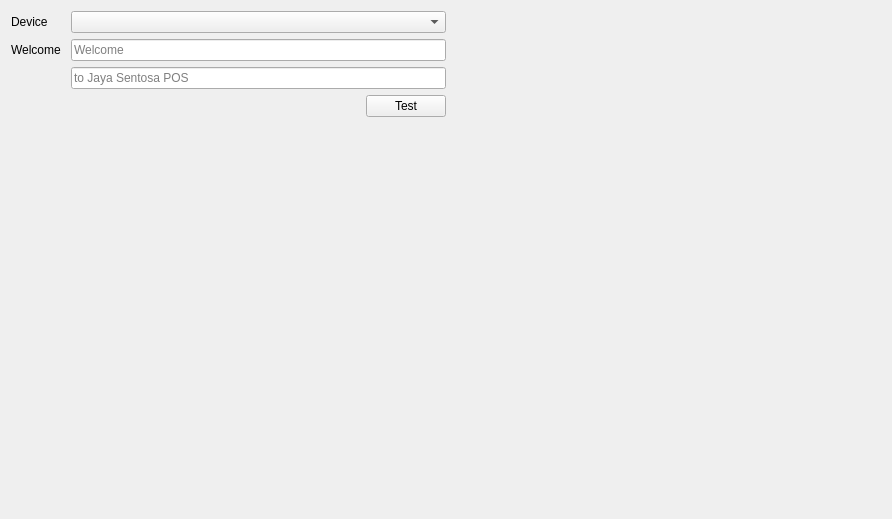
         <widget class="QWidget" name="scrollAreaWidgetContents_5">
          <property name="geometry">
           <rect>
            <x>0</x>
            <y>0</y>
            <width>892</width>
            <height>519</height>
           </rect>
          </property>
          <layout class="QVBoxLayout" name="verticalLayout_24">
           <item>
            <layout class="QHBoxLayout" name="horizontalLayout_7">
             <property name="rightMargin">
              <number>0</number>
             </property>
             <item>
              <layout class="QFormLayout" name="formLayout_12">
               <property name="sizeConstraint">
                <enum>QLayout::SetMinimumSize</enum>
               </property>
               <item row="0" column="0">
                <widget class="QLabel" name="label_41">
                 <property name="text">
                  <string>Device</string>
                 </property>
                </widget>
               </item>
               <item row="0" column="1">
                <widget class="QComboBox" name="comboCustomerDisplay"/>
               </item>
               <item row="1" column="0">
                <widget class="QLabel" name="label_42">
                 <property name="text">
                  <string>Welcome </string>
                 </property>
                </widget>
               </item>
               <item row="1" column="1">
                <widget class="QLineEdit" name="lineWelcome1">
                 <property name="placeholderText">
                  <string>Welcome</string>
                 </property>
                </widget>
               </item>
               <item row="2" column="1">
                <widget class="QLineEdit" name="lineWelcome2">
                 <property name="placeholderText">
                  <string>to Jaya Sentosa POS</string>
                 </property>
                </widget>
               </item>
               <item row="2" column="0">
                <widget class="QLabel" name="label_43">
                 <property name="text">
                  <string/>
                 </property>
                </widget>
               </item>
               <item row="3" column="1">
                <layout class="QHBoxLayout" name="horizontalLayout_8">
                 <property name="sizeConstraint">
                  <enum>QLayout::SetMinimumSize</enum>
                 </property>
                 <item>
                  <spacer name="horizontalSpacer_3">
                   <property name="orientation">
                    <enum>Qt::Horizontal</enum>
                   </property>
                   <property name="sizeHint" stdset="0">
                    <size>
                     <width>40</width>
                     <height>20</height>
                    </size>
                   </property>
                  </spacer>
                 </item>
                 <item>
                  <widget class="QPushButton" name="pushTestCustomerDisplay">
                   <property name="text">
                    <string>Test</string>
                   </property>
                  </widget>
                 </item>
                </layout>
               </item>
              </layout>
             </item>
             <item>
              <spacer name="horizontalSpacer_2">
               <property name="orientation">
                <enum>Qt::Horizontal</enum>
               </property>
               <property name="sizeHint" stdset="0">
                <size>
                 <width>40</width>
                 <height>20</height>
                </size>
               </property>
              </spacer>
             </item>
            </layout>
           </item>
           <item>
            <spacer name="verticalSpacer">
             <property name="orientation">
              <enum>Qt::Vertical</enum>
             </property>
             <property name="sizeHint" stdset="0">
              <size>
               <width>20</width>
               <height>40</height>
              </size>
             </property>
            </spacer>
           </item>
          </layout>
         </widget>
